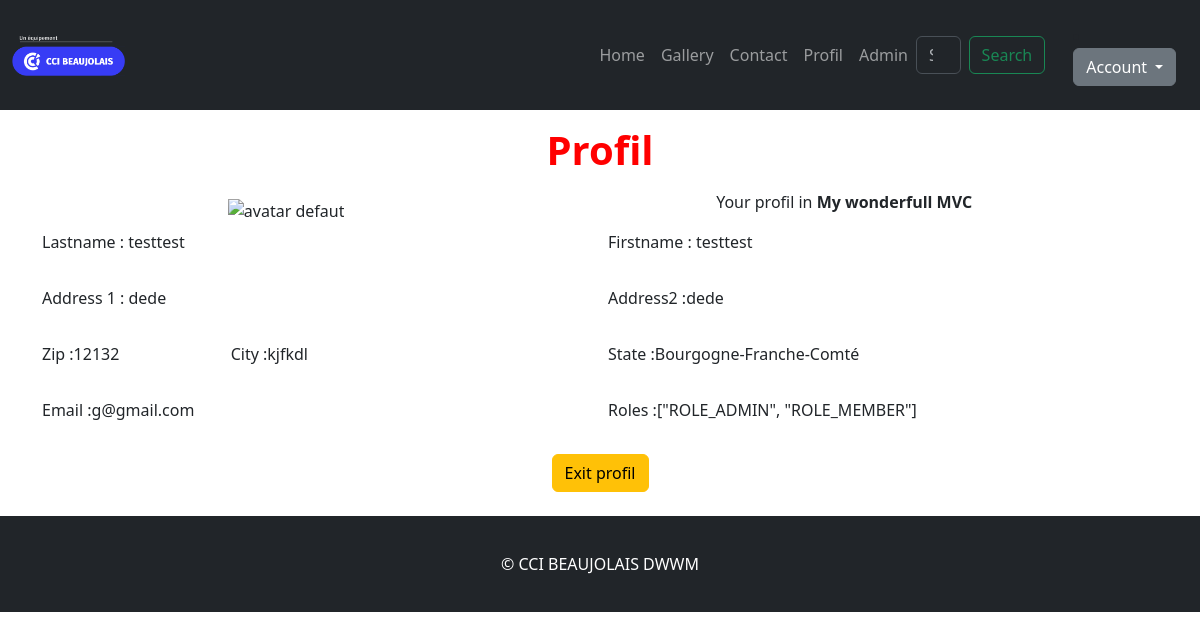
Screenshot of /?page=profil_user&id=27 (signed in) with the database file from the repository.
### tables this page shows
CREATE TABLE `contact` (
  `id` int(11) NOT NULL,
  `user_id` int(11) NOT NULL,
  `lastname` varchar(30) NOT NULL,
  `firstname` varchar(30) NOT NULL,
  `address1` varchar(255) NOT NULL,
  `address2` varchar(255) NOT NULL,
  `zip` varchar(30) NOT NULL,
  `city` varchar(30) NOT NULL,
  `state` varchar(30) NOT NULL,
  `message` varchar(255) NOT NULL,
  `create_at` datetime NOT NULL DEFAULT current_timestamp()
);

CREATE TABLE `user` (
  `id` int(11) NOT NULL,
  `email` varchar(255) NOT NULL,
  `avatar` varchar(255) NOT NULL DEFAULT 'C:\\xampp\\htdocs\\formation_php\\tp3\\assets\\uploads\\avatars\\avatardefault.png',
  `password` varchar(255) NOT NULL,
  `roles` varchar(255) NOT NULL DEFAULT '["ROLE_ADMIN", "ROLE_MEMBER"]',
  `register_at` datetime NOT NULL DEFAULT current_timestamp()
);

### controllers/controller_profil_user.php (called while the page is built, shortened)
<?php
$db = connectDB();
$id_to_show = (int)$_GET['id'];
if ($db){
    $sql = $db->query("SELECT * FROM user,contact WHERE user.id = $id_to_show and contact.user_id = $id_to_show");
    $sql->execute();
    $profil = ($sql->fetch(PDO::FETCH_ASSOC));
}
include "./views/base.phtml";
?>

### index.php (called while the page is built, shortened)
<?php
    require "./services/router.php";
    require "./controllers/controller_{$page}.php";
?>

### views/template_profil_user.phtml (the view)
<h1>Profil</h1>
<div class="titre-profil">
    <div>
        <img src="./assets/uploads/avatars/<?php echo $profil['avatar']?>" alt="avatar defaut"/>
    </div>
    <div>
        <p>Your profil in <span style ="font-weight: bold"><?= CONFIG_SITE_TITLE ?></span></p>
    </div>
</div>
<form class="row g-3" action="?page=register" method="POST" enctype="multipart/form-data">
    <div class=" col-md-6 ">
        <p>
            Lastname : <?= $profil['lastname'] ?>
        </p>
    </div>
    <div class="col-md-6">
        <p>
            Firstname : <?= $profil['firstname'] ?>
        </p>
    </div>
    <div class="col-md-6">
        <p>
            Address 1 : <?= $profil['address1'] ?>
        </p>
    </div>
    <div class="col-md-6">
        <p>
            Address2 :<?= $profil['address2'] ?>
        </p>
    </div>
    <div class="col-md-2">
        <p>
            Zip :<?= $profil['zip'] ?>
        </p>
    </div>
    <div class="col-md-4">
        <p>
            City :<?= $profil['city'] ?>
        </p>
    </div>
    <div class="col-md-3">
        <p>
            State :<?= $profil['state'] ?>
        </p>
    </div>
    <div class="col-md-6">
        <p>
            Email :<?= $profil['email'] ?>
        </p>
    </div>
    <div class="col-md-6">
        <p>
            Roles :<?= $profil['roles'] ?>
        </p>
    </div>
    <div class="col-12 mb-4 text-center">
        <a type="button" class="btn btn-warning" href="?page=admin_tab_user">Exit profil</a>
    </div>
</form>

### assets/css/main.css (style rules this page uses)
h1 { color:red; text-align: center; font-weight: bold; margin: 1rem; }
p { text-align: justify; }
.titre-profil { display: flex; justify-content: space-around; align-items: center; }

### rows the page displays
contact: lastname "testtest", firstname "testtest", address1 "dede", address2 "dede", zip "12132", city "kjfkdl", state "Bourgogne-Franche-Comté", user.email "g@gmail.com", user.roles "[\"ROLE_ADMIN\", \"ROLE_MEMBER\"]"

### other values shown
CONFIG_SITE_TITLE "My wonderfull MVC"
